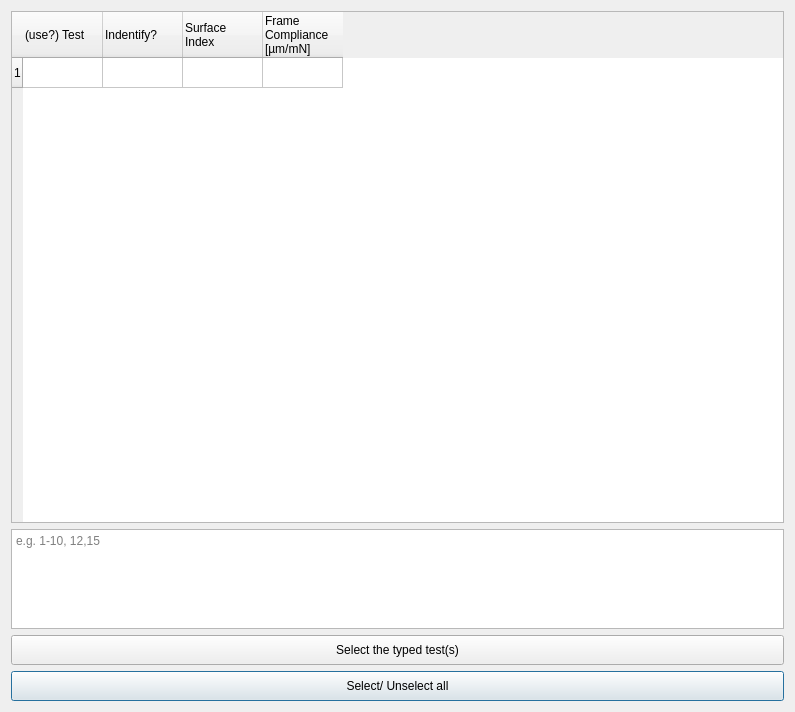
<?xml version="1.0" encoding="UTF-8"?>
<ui version="4.0">
 <class>DialogTestList</class>
 <widget class="QDialog" name="DialogTestList">
  <property name="geometry">
   <rect>
    <x>0</x>
    <y>0</y>
    <width>795</width>
    <height>712</height>
   </rect>
  </property>
  <property name="windowTitle">
   <string>Test list</string>
  </property>
  <property name="layoutDirection">
   <enum>Qt::LeftToRight</enum>
  </property>
  <property name="autoFillBackground">
   <bool>false</bool>
  </property>
  <property name="inputMethodHints">
   <set>Qt::ImhNone</set>
  </property>
  <layout class="QGridLayout" name="gridLayout">
   <item row="6" column="0">
    <widget class="QPushButton" name="pushButton_SelectAll">
     <property name="sizePolicy">
      <sizepolicy hsizetype="Minimum" vsizetype="Minimum">
       <horstretch>0</horstretch>
       <verstretch>0</verstretch>
      </sizepolicy>
     </property>
     <property name="minimumSize">
      <size>
       <width>0</width>
       <height>0</height>
      </size>
     </property>
     <property name="maximumSize">
      <size>
       <width>16777215</width>
       <height>30</height>
      </size>
     </property>
     <property name="text">
      <string>Select/ Unselect all</string>
     </property>
    </widget>
   </item>
   <item row="3" column="0">
    <widget class="QPlainTextEdit" name="plainTextEdit_SelectTypedTest">
     <property name="sizePolicy">
      <sizepolicy hsizetype="Minimum" vsizetype="Minimum">
       <horstretch>0</horstretch>
       <verstretch>0</verstretch>
      </sizepolicy>
     </property>
     <property name="minimumSize">
      <size>
       <width>0</width>
       <height>0</height>
      </size>
     </property>
     <property name="maximumSize">
      <size>
       <width>16777215</width>
       <height>100</height>
      </size>
     </property>
     <property name="placeholderText">
      <string>e.g. 1-10, 12,15  </string>
     </property>
    </widget>
   </item>
   <item row="1" column="0" rowspan="2">
    <widget class="QTableWidget" name="tableWidget">
     <property name="sizePolicy">
      <sizepolicy hsizetype="Minimum" vsizetype="Minimum">
       <horstretch>0</horstretch>
       <verstretch>0</verstretch>
      </sizepolicy>
     </property>
     <property name="minimumSize">
      <size>
       <width>0</width>
       <height>0</height>
      </size>
     </property>
     <property name="maximumSize">
      <size>
       <width>16777215</width>
       <height>16777215</height>
      </size>
     </property>
     <property name="font">
      <font>
       <family>Ubuntu</family>
       <pointsize>9</pointsize>
      </font>
     </property>
     <property name="cursor" stdset="0">
      <cursorShape>ArrowCursor</cursorShape>
     </property>
     <property name="mouseTracking">
      <bool>false</bool>
     </property>
     <property name="tabletTracking">
      <bool>false</bool>
     </property>
     <property name="statusTip">
      <string/>
     </property>
     <property name="inputMethodHints">
      <set>Qt::ImhNone</set>
     </property>
     <property name="frameShape">
      <enum>QFrame::StyledPanel</enum>
     </property>
     <property name="autoScroll">
      <bool>true</bool>
     </property>
     <property name="sortingEnabled">
      <bool>false</bool>
     </property>
     <property name="rowCount">
      <number>1</number>
     </property>
     <property name="columnCount">
      <number>4</number>
     </property>
     <attribute name="horizontalHeaderVisible">
      <bool>true</bool>
     </attribute>
     <attribute name="horizontalHeaderMinimumSectionSize">
      <number>68</number>
     </attribute>
     <attribute name="horizontalHeaderDefaultSectionSize">
      <number>80</number>
     </attribute>
     <attribute name="horizontalHeaderHighlightSections">
      <bool>true</bool>
     </attribute>
     <attribute name="horizontalHeaderShowSortIndicator" stdset="0">
      <bool>false</bool>
     </attribute>
     <row/>
     <column>
      <property name="text">
       <string>(use?) Test</string>
      </property>
      <property name="textAlignment">
       <set>AlignLeading|AlignVCenter</set>
      </property>
     </column>
     <column>
      <property name="text">
       <string>Indentify?</string>
      </property>
      <property name="textAlignment">
       <set>AlignLeading|AlignVCenter</set>
      </property>
     </column>
     <column>
      <property name="text">
       <string>Surface
Index</string>
      </property>
      <property name="textAlignment">
       <set>AlignLeading|AlignVCenter</set>
      </property>
     </column>
     <column>
      <property name="text">
       <string>Frame
Compliance
[µm/mN]</string>
      </property>
      <property name="font">
       <font>
        <pointsize>9</pointsize>
       </font>
      </property>
      <property name="textAlignment">
       <set>AlignLeading|AlignVCenter</set>
      </property>
     </column>
    </widget>
   </item>
   <item row="5" column="0">
    <widget class="QPushButton" name="pushButton_SelectTypedTest">
     <property name="sizePolicy">
      <sizepolicy hsizetype="Minimum" vsizetype="Minimum">
       <horstretch>0</horstretch>
       <verstretch>0</verstretch>
      </sizepolicy>
     </property>
     <property name="maximumSize">
      <size>
       <width>16777215</width>
       <height>30</height>
      </size>
     </property>
     <property name="toolTip">
      <string>How to select test(s)? see Q3 in Document from Help</string>
     </property>
     <property name="text">
      <string>Select the typed test(s)</string>
     </property>
    </widget>
   </item>
  </layout>
 </widget>
 <resources/>
 <connections/>
</ui>
